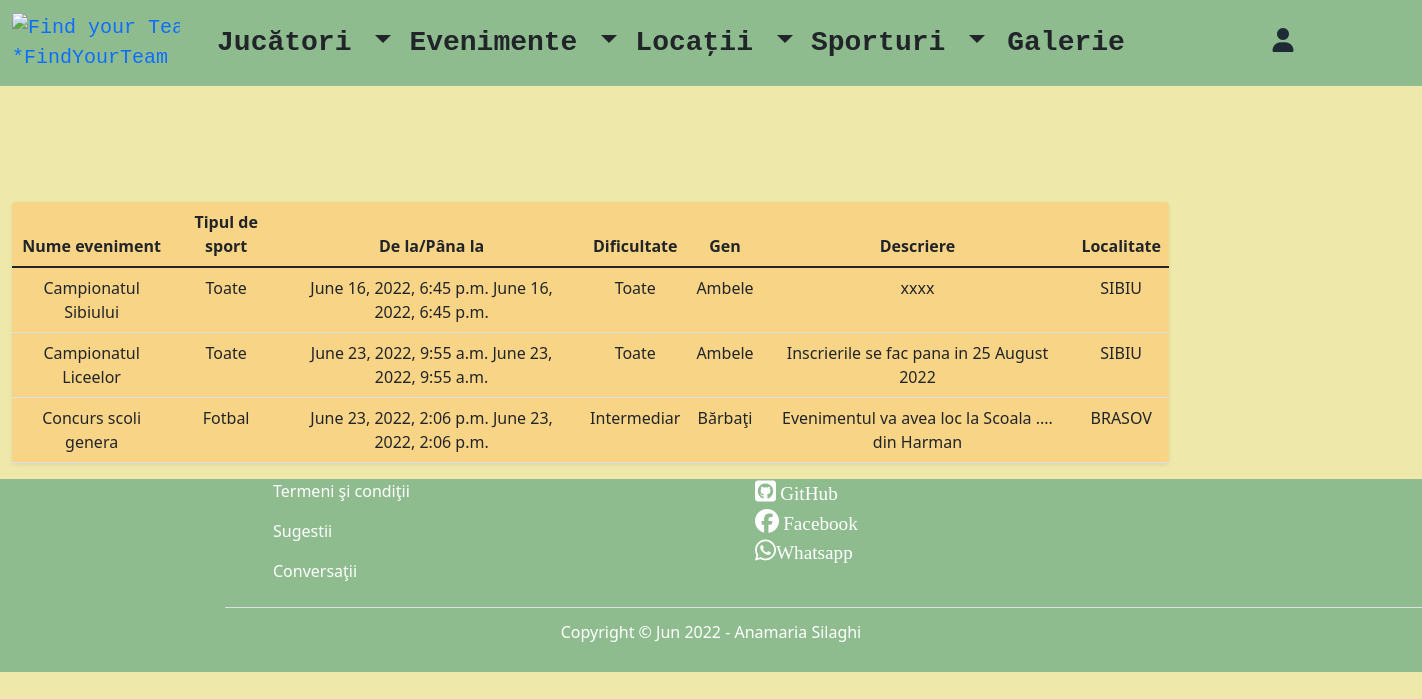
The page /list-of-events/ on the database its author committed.
### teams/models.py (models this page shows, shortened)
class Event(models.Model):
    gender_choices = (("Bărbaţi", "Bărbaţi"), ("Femei", "Femei"), ("Ambele", "Ambele"))
    dificulty_choices = (("Toate", "Toate"), ("Incepator", "Incepator"), ("Intermediar", "Intermediar"), ("Avansat", "Avansat"))
    city_choices = (("SIBIU", "SIBIU"), ("BRASOV", "BRASOV"), ("CLUJ-NAPOCA", "CLUJ-NAPOCA"))
    sport_type = (("Toate", "Toate"), ("Handbal", "Handbal"), ("Fotbal", "Fotbal"), ("Tenis de camp", "Tenis de camp"))
    nume = models.CharField(max_length=20)
    oras = models.CharField(max_length=30, choices=city_choices)
    gen = models.CharField(max_length=10, choices=gender_choices)
    de_la = models.DateTimeField(auto_now_add=True)
    pana_la = models.DateTimeField(auto_now_add=True)
    sporturi = models.CharField(max_length=15, choices=sport_type, default="")
    dificultate = models.CharField(max_length=20, choices=dificulty_choices)
    descriere = models.TextField(max_length=800)
    creat_in = models.DateTimeField(auto_now_add=True)
    actualizat_in = models.DateTimeField(auto_now=True)

### teams/views.py (the view)
# urls.py: path('list-of-events/', views.EventListView.as_view(), name="list_of_events"),
class EventListView(ListView):
    template_name = "event/list_of_events.html"
    model = Event
    context_object_name = "all_events"

### templates/event/list_of_events.html (shortened to what this page needs)
{% extends 'base.html' %}
{% block content %}
    <div class="container-fluid">
        <div class="row g-5 mt-5 pt-5">
            <div class="col-md-10 offset-md-12">
                 <div class="shadow-sm text-center rounded" style="background-color: #F8D486; margin-top: 5%">
                     {% if all_events %}
                    <table class="table">
                        <thead>
                        <tr>
                            <th>Nume eveniment</th>
                            <th>Tipul de sport</th>
                            <th>De la/Pâna la</th>
                            <th>Dificultate</th>
                            <th>Gen</th>
                            <th>Descriere</th>
                            <th>Localitate</th>
                        </tr>
                        </thead>
                        <tbody>
                        {% for event in all_events%}
                            <tr>
                                <td>{{ event.nume }}</td>
                                <td>{{ event.sporturi }}</td>
                                <td>{{ event.de_la }} {{ event.pana_la }}</td>
                                <td>{{ event.dificultate }} </td>
                                <td>{{ event.gen }} </td>
                                <td>{{ event.descriere }} </td>
                                <td>{{ event.oras }} </td>
                            </tr>
                        {% endfor %}
                        </tbody>
                    </table>
                {% else %}
                    <h3 class="text-center">Nu există informaţii</h3>
                {% endif %}
            </div>
        </div>
    </div>
{% endblock %}

### templates/base.html (style rules this page uses)
body { background-color: palegoldenrod; min-weight : 70wh !important; }

### rows shown on the page
Event: nume "Campionatul Sibiului", sporturi "Toate", de_la "June 16, 2022, 6:45 p.m.", pana_la "June 16, 2022, 6:45 p.m.", dificultate "Toate", gen "Ambele", descriere "xxxx", oras "SIBIU"
Event: nume "Campionatul Liceelor", sporturi "Toate", de_la "June 23, 2022, 9:55 a.m.", pana_la "June 23, 2022, 9:55 a.m.", dificultate "Toate", gen "Ambele", descriere "Inscrierile se fac pana in 25 August 2022", oras "SIBIU"
Event: nume "Concurs scoli genera", sporturi "Fotbal", de_la "June 23, 2022, 2:06 p.m.", pana_la "June 23, 2022, 2:06 p.m.", dificultate "Intermediar", gen "Bărbaţi", descriere "Evenimentul va avea loc la Scoala .... din Harman", oras "BRASOV"
